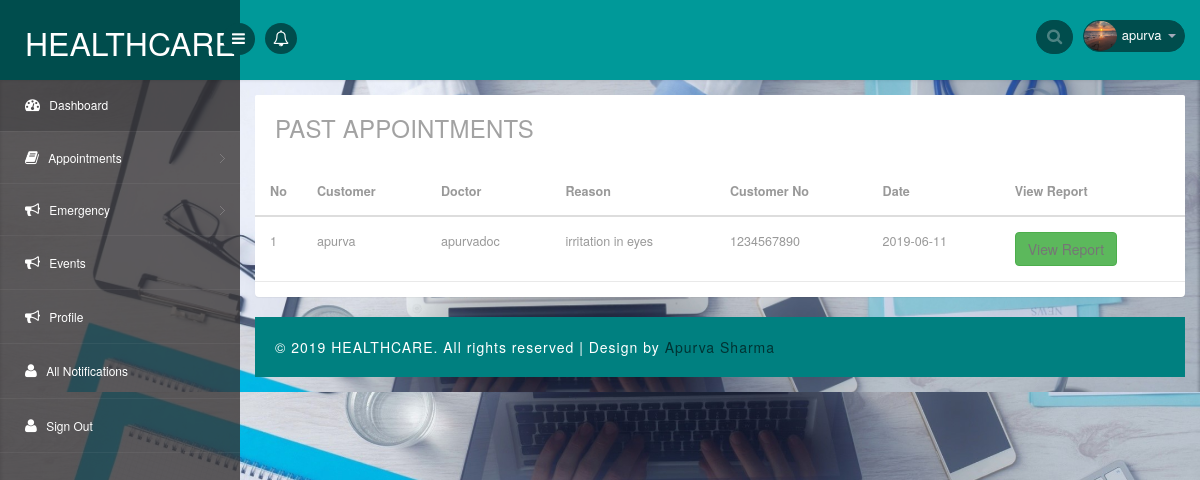
The page /appointments.php (signed in) on the database its author committed.
### tables this page shows
CREATE TABLE IF NOT EXISTS `users` (
  `id` int(11) NOT NULL AUTO_INCREMENT,
  `username` varchar(100) NOT NULL,
  `email` varchar(255) NOT NULL,
  `password` varchar(255) DEFAULT NULL,
  `phone` varchar(13) DEFAULT NULL,
  `emer1` varchar(13) DEFAULT NULL,
  `emer2` varchar(13) DEFAULT NULL,
  `addr` text,
  `dob` date DEFAULT NULL,
  `avatar` varchar(255) NOT NULL,
  `aadhar` int(11) DEFAULT NULL,
  `hash` varchar(255) NOT NULL,
  `active` int(11) NOT NULL DEFAULT '0',
  `pincode` int(6) DEFAULT NULL,
  `bloodgroup` varchar(3) DEFAULT NULL,
  `medicalHis` text,
  `infoUpdated` int(11) NOT NULL DEFAULT '0',
  `user_type` int(11) NOT NULL,
  PRIMARY KEY (`id`)
);

CREATE TABLE IF NOT EXISTS `appointments` (
  `aid` int(11) NOT NULL AUTO_INCREMENT,
  `uid` int(11) NOT NULL,
  `did` int(11) NOT NULL,
  `date` date NOT NULL,
  `approval` int(11) NOT NULL DEFAULT '0',
  `reason` text NOT NULL,
  PRIMARY KEY (`aid`)
);

### appointments.php (the view, shortened to what this page needs)
<?php include('includes/header.php') ?>
<?php
	include("includes/connection.php");
	$type = $_GET['type'];
?>
<section id="main-content">
	<section class="wrapper">
		<div class="mail-w3agile">
		<?php if($type==0): ?>
			<div class="row">
		    <div class="col-sm-12 mail-w3agile">
		        <section class="panel">
		            <header class="panel-heading wht-bg">
		             <h4 class="gen-case">Past Appointments</h4>
		         </header>
		         <div class="panel-body minimal">
		            <div class="table-inbox-wrap ">
		                <table class="table table-inbox table-hover">
		                        <?php
		                        $date1 =  date('Y-m-d');
		                        if(isset($_SESSION['did']))
		                        {
		                        	$query = "SELECT * FROM ((appointments INNER JOIN users ON appointments.uid=users.id AND appointments.did='{$_SESSION['did']}')INNER JOIN doctor ON doctor.did='{$_SESSION['did']}') WHERE approval=1 AND appointments.date<'{$date1}' LIMIT 1";
		                        	$result = mysqli_query($conn,$query);
		                        }
		                        elseif(isset($_SESSION['uid']))
		                        {
		                        	$query = "SELECT * FROM appointments INNER JOIN users ON appointments.uid=users.id WHERE appointments.uid='{$_SESSION['uid']}' AND approval=1 AND appointments.date<'{$date1}' LIMIT 1";
		                        	$result = mysqli_query($conn,$query);
		                        }
		                        if (mysqli_num_rows($result)>0) {
		                            ?>
		                            <th>No</th>
		                            <th>Customer</th>
		                            <th>Doctor</th>
		                            <th>Reason</th>
		                            <th>Customer No</th>
		                            <th>Date</th>
		                            <th><?php if(isset($_SESSION['did'])): ?>Upload <?php else: ?> View <?php endif;?> Report</th>
		                    <tbody>
		                            <?php
		                            while ($row = mysqli_fetch_assoc($result)) {
		                                ?>
		                                <tr class="">
		                                    <td class="inbox-small-cells">1</td>
		                                    <td class="view-message dont-show" ><?php echo $row['username']?></td>
		                                    <?php
		                                	if(!isset($_SESSION['did']))
		                                	{
		                                		$query1 = "SELECT * FROM ((doctor INNER JOIN users ON doctor.uid=users.id) INNER JOIN appointments ON doctor.did=appointments.did) WHERE appointments.uid='{$_SESSION['uid']}' LIMIT 1";
			                                    $result1 = mysqli_query($conn,$query1);
			                                    $row1 = mysqli_fetch_assoc($result1);
		                                	}
		                                    ?>
		                                    <td class="view-message dont-show" ><?php echo $row1['username']?></td>
		                                    <td class="view-message dont-show" ><?php echo $row['reason']?></td>
		                                    <td class="view-message dont-show" ><?php echo $row['phone']?></td>
		                                    <td class="view-message dont-show" ><?php echo $row['date']?></td>
		                                    <?php if(isset($_SESSION['did'])): ?>
		                                    <td> <a href="#myModal" data-toggle="modal" class="btn btn-success">Submit Report</a></td>
		                                    <div aria-hidden="true" aria-labelledby="myModalLabel" role="dialog" tabindex="-1" id="myModal" class="modal fade">
				                            <div class="modal-dialog">
				                                <div class="modal-content">
				                                    <div class="modal-header">
				                                        <button aria-hidden="true" data-dismiss="modal" class="close" type="button">×</button>
				                                        <h4 class="modal-title">Report</h4>
				                                    </div>
				                                    <div class="modal-body">
				                                        <form role="form" method="post" enctype="multipart/form-data" class="uform">
				                                            <div class="form-group">
				                                                <label for="summary">Summary</label>
				                                                 <textarea class="form-control summary" rows="3" name="summary" required=""></textarea>
				                                            </div>
				                                            <div class="form-group">
				                                               <label for="prescription">Prescription</label>
				                                                 <textarea class="form-control prescription" rows="3" name="prescription" required=""></textarea>
				                                            </div>
				                                            <div class="form-group">
				                                                <label for="inputReport">File Report input</label>
				                                                <input type="file" id="file">
				                                                <p class="help-block">Any external Input</p>
				                                            </div>
				                                            <input type="hidden" name="aid" class="aid" value="<?php echo $row['aid']; ?>">
				                                            <button type="submit" class="btn btn-default reportSubmit" name="reportSubmit">Submit</button>
				                                        </form>
				                                    </div>
				                                </div>
				                            </div>
                        					</div>
		                                    <?php else: ?>
		                                    	<td> <a href="#myModal" data-toggle="modal" class="btn btn-success">View Report</a></td>
				                        	<?php endif; ?>
		                                </tr>
		                            <?php }} ?>
		                        </tbody>
		                    </table>
		                </div>
		            </div>
		        </section>
		    </div>
		</div>
		<?php endif; ?>
        </div>
        <?php include('includes/footer.php') ?>

### includes/header.php (shortened to what this page needs)
<?php include("includes/connection.php"); ?>
<!DOCTYPE html>
<head>
<link rel="stylesheet" href="css/bootstrap.min.css" >
<link href="css/style.css" rel='stylesheet' type='text/css' />
<link href="css/style-responsive.css" rel="stylesheet"/>
<link rel="stylesheet" href="css/font.css" type="text/css"/>
<link href="css/font-awesome.css" rel="stylesheet">
<link rel="stylesheet" href="css/morris.css" type="text/css"/>
<link rel="stylesheet" href="css/monthly.css">
<link rel="stylesheet" href="css/bootstrap.css">
<link rel="stylesheet" href="css/custom.css">
</head>
<body>
<section id="container">
<header class="header fixed-top clearfix">
<div class="brand">
    <a href="home.php" class="logo">HealthCare</a>
    <div class="sidebar-toggle-box">
        <div class="fa fa-bars"></div>
    </div>
</div>
<div class="nav notify-row" id="top_menu">
    <ul class="nav top-menu">
        <li id="header_notification_bar" class="dropdown">
            <a data-toggle="dropdown" class="dropdown-toggle" id="dropdownMenuButton" href="#">
                <i class="fa fa-bell-o"></i>
            </a>
        </li>
    </ul>
</div>
<div class="top-nav clearfix">
    <ul class="nav pull-right top-menu">
        <li>
            <input type="text" class="form-control search" placeholder=" Search">
        </li>
        <?php
            $uid = $_SESSION['uid'];
            $query = "SELECT * FROM users WHERE id={$uid}";
            $result = mysqli_query($conn,$query);
            $row = mysqli_fetch_assoc($result);
        ?>
        <li class="dropdown">
            <a data-toggle="dropdown" class="dropdown-toggle" href="#">
                <img alt="" src="images/avatars/<?php echo $row['avatar']?>" width='30px' height='30px'>
                <span class="username"><?php echo $row['username']?></span>
                <b class="caret"></b>
            </a>
        </li>
    </ul>
</div>
</header>
<aside>
    <div id="sidebar" class="nav-collapse">
        <div class="leftside-navigation">
            <ul class="sidebar-menu" id="nav-accordion">
                <li>
                    <a class="active" href="home.php">
                        <i class="fa fa-dashboard"></i>
                        <span>Dashboard</span>
                    </a>
                </li>
                <li class="sub-menu">
                    <a href="javascript:;">
                        <i class="fa fa-book"></i>
                        <span>Appointments</span>
                    </a>
                </li>
                <li class="sub-menu">
                    <a href="javascript:;">
                        <i class="fa fa-bullhorn"></i>
                        <span>Emergency</span>
                    </a>
                </li>
                <li>
                    <a href="events.php">
                        <i class="fa fa-bullhorn"></i>
                        <span>Events</span>
                    </a>
                </li>
                <li>
                    <a href="profile.php">
                        <i class="fa fa-bullhorn"></i>
                        <span>Profile</span>
                    </a>
                </li>
                <li>
                    <a href="allnotifications.php">
                        <i class="fa fa-user"></i>
                        <span>All Notifications</span>
                    </a>
                </li>
                <li>
                    <a href="signout.php">
                        <i class="fa fa-user"></i>
                        <span>Sign Out</span>
                    </a>
                </li>
            </ul>            </div>
    </div>
</aside>

### rows shown on the page
users: avatar (picture), username "apurva"
appointments: users.username "apurva", users.username "apurvadoc", reason "irritation in eyes", users.phone "1234567890", date "2019-06-11"
